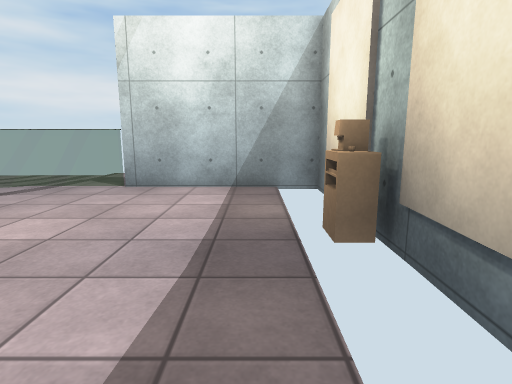
view 1 (above)

12 first-person views from a walk through a Unity game level. The camera is 1.2 m above the floor, tilts 10° down and sees 80° across. The floor is counted in squares, 1 m on a side. Each view is taken from the middle of a square. On the plan, view 1 faces up. The plan holds only what a view shows up to about 13 squares ahead; the rest is blank. The place goes on beyond the plan. The player is left out. Some surface patterns are stand-ins.

view 2
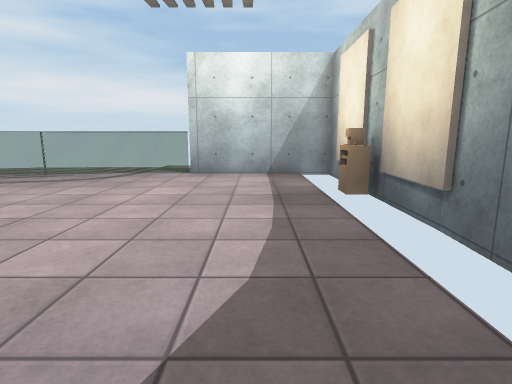

view 3
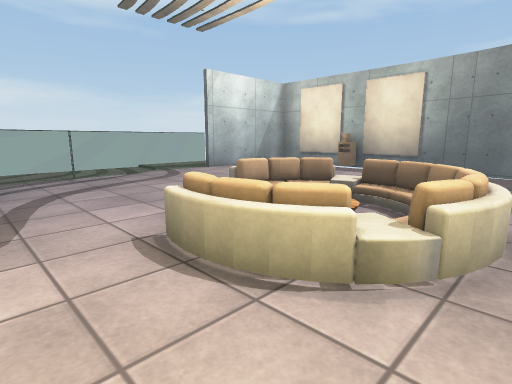

view 4
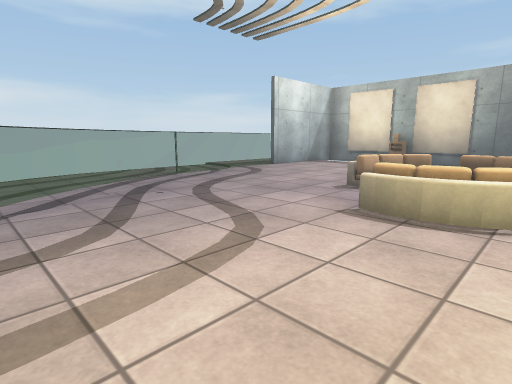

view 5
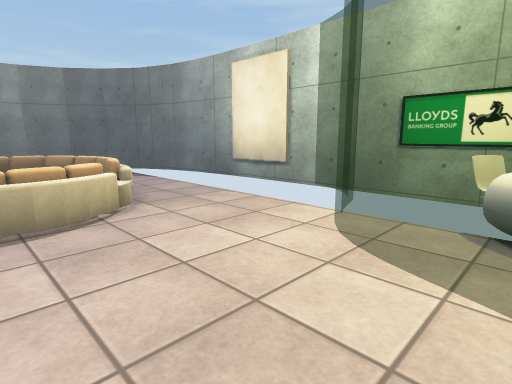

view 6
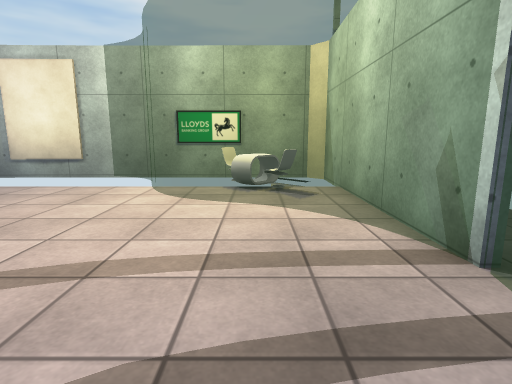

view 7
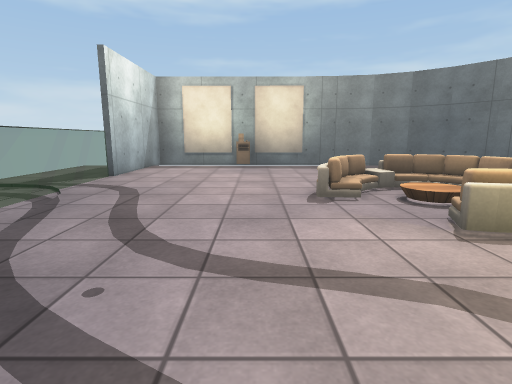

view 8
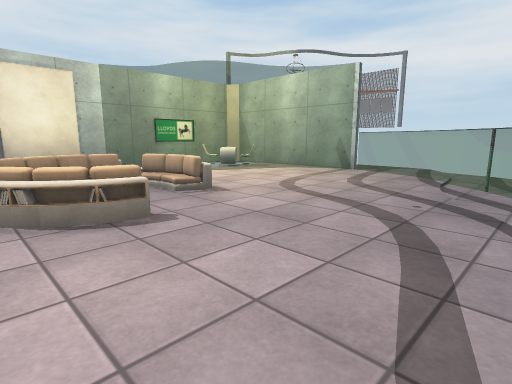

view 9
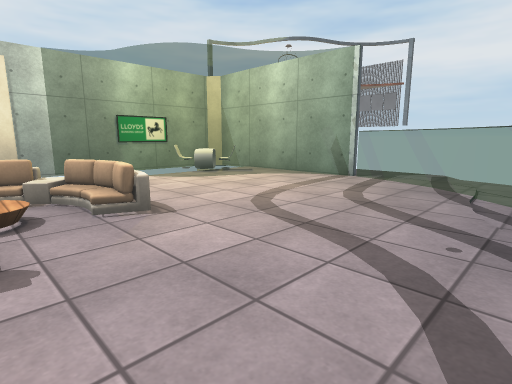

view 10
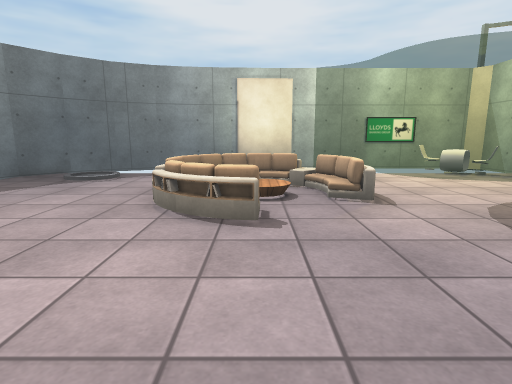

view 11
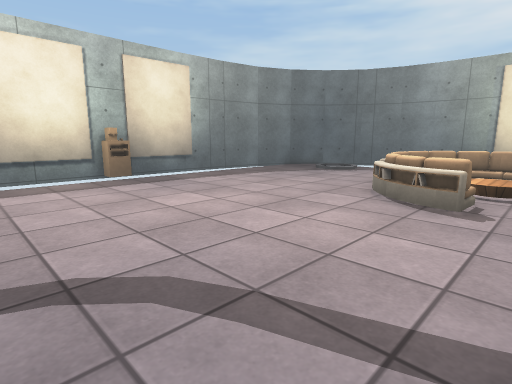

view 12
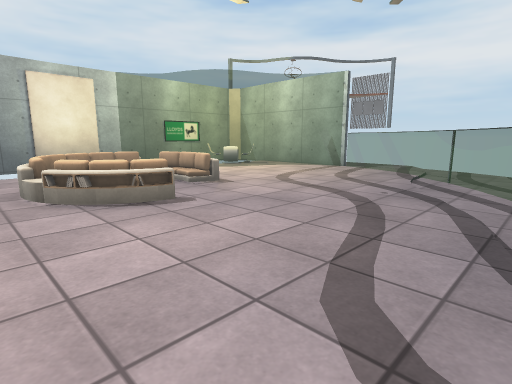

### Floor plan
Key: @ floor where view 1 was taken; # wall or solid block; x gap in a wall; . floor; / step, stairs or slope; = window, fence, low wall or low ledge; O other object.
Columns run from 17 left of view 1 to 2 right of it. Each row starts with its distance up from view 1.
  8     ....======#####
  7     .#==..........#
  6  ...==............#
  5 ...=..............##
  4 ..=...............##
  3 .==...............O#
  2 .=......../.......##
  1 .=........// .....##
  0 .=......=.//O....@#
 -1 .=......=. /=.....#
 -2  #=.....=x#=......#
 -3  #.==.....=.../...#
 -4  #O=.=........./.##
 -5  ###O#=        ###
 -6    #O ==
 -7    ######

Positions as (right, up) in squares from view 1, and headings:
1: (0, 0), facing up
2: (-1, -3), facing up
3: (-11, -3), facing up-right
4: (-14, -2), facing up-right
5: (-14, 0), facing down-right
6: (-14, 3), facing down
7: (-13, 3), facing right
8: (-5, 6), facing down-left
9: (-7, 5), facing down-left
10: (-7, 6), facing down
11: (-8, 7), facing down-right
12: (-4, 7), facing down-left
